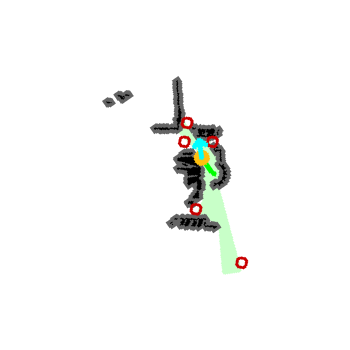
#> input picture _topdownmappp.png, 350 x 350 px
$ python grid.py
#> lines starting #> are read from the running program, lines starting #| are printed output that depends on the picture
from PIL import Image, ImageDraw, ImageFont

def draw_grid_numbers(image_path, output_path, grid_size=(32, 32)):
    """
    Draw grid numbers on an image without drawing the grid lines.

    Args:
        image_path (str): Path to the input image.
        output_path (str): Path to save the output image.
        grid_size (tuple): Size of the grid (rows, columns). Default is (32, 32).
    """
#> called with image_path = '_topdownmappp.png', output_path = '_topdownmappp_num.png', grid_size = (10, 10)
    # Load the image
    image = Image.open(image_path)
#> image is the input picture: PIL image 350x350 RGB; mean R, G, B 247.9, 248.4, 247.2
    width, height = image.size
#> width = 350; height = 350

    # Calculate the size of each grid cell
    cell_width = width // grid_size[0]
#> cell_width = 35
    cell_height = height // grid_size[1]
#> cell_height = 35

    # Create a draw object
    draw = ImageDraw.Draw(image)

    # Load a font (you can change the font path if needed)
    try:
        font = ImageFont.truetype("arial.ttf", size=20)  # Use a system font
    except IOError:
        font = ImageFont.load_default()  # Fallback to default font

    # Loop through each grid cell and write the number
    for i in range(grid_size[0]):
        for j in range(grid_size[1]):
            # Calculate the top-left corner of the grid cell
            x = j * cell_width
            y = i * cell_height

            # Calculate the grid number (1D index)
            grid_number = i * grid_size[1] + j + 1

            # Draw the grid number at the center of the cell
            text = str(grid_number)
            # Use textbbox to get the bounding box of the text
            bbox = font.getbbox(text)
            text_width = bbox[2] - bbox[0]  # Width of the text
            text_height = bbox[3] - bbox[1]  # Height of the text

            # Calculate the position to center the text
            text_x = x + (cell_width - text_width) // 2
            text_y = y + (cell_height - text_height) // 2

            # Draw the text on the image
            draw.text((text_x, text_y), text, fill="red", font=font)

    # Save the modified image
    image.save(output_path)
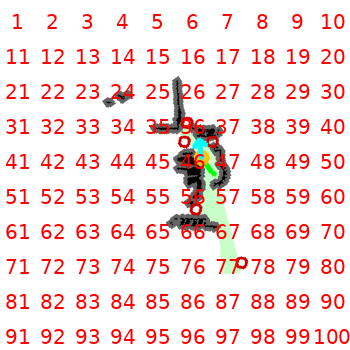
#> saved as _topdownmappp_num.png: PIL image 350x350 RGB; mean R, G, B 248.7, 224.1, 223.1
    print(f"Image with grid numbers saved to {output_path}")


# Example usage
if __name__ == "__main__":
    input_image_path = "_topdownmappp.png"  # Replace with your image path
    output_image_path = "_topdownmappp_num.png"  # Replace with your desired output path

    # Draw grid numbers on the image
    draw_grid_numbers(input_image_path, output_image_path, grid_size=(10,10))

$ run again, with _obstaclemappppp.png copied over _topdownmappp.png
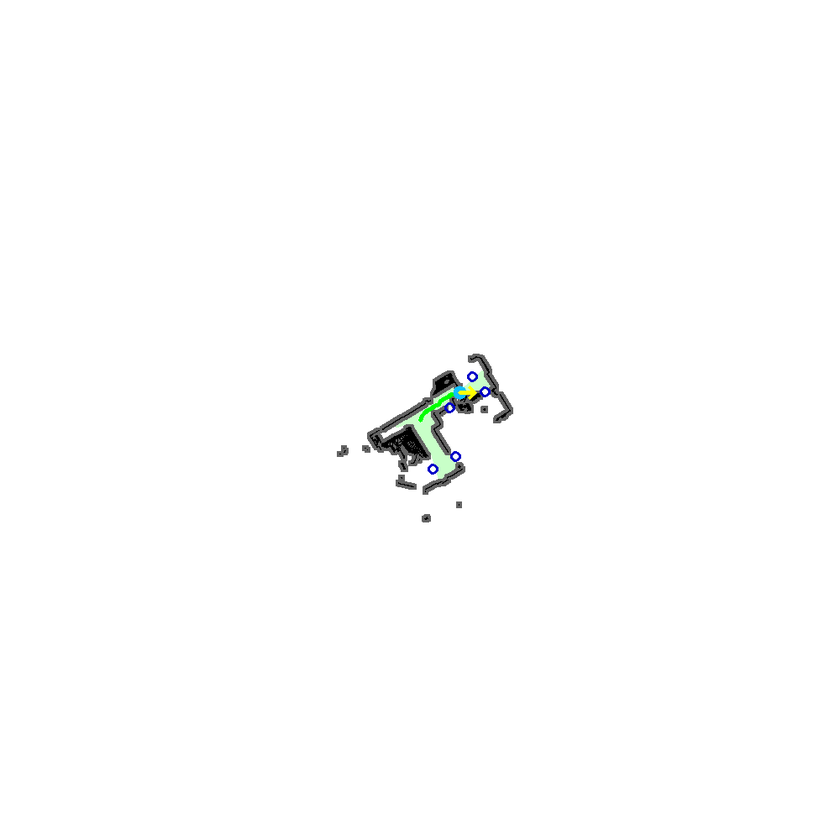
#> input picture _obstaclemappppp.png, 840 x 840 px, shrunk from 1000 x 1000 before the run
#> in draw_grid_numbers, image is the input picture: PIL image 840x840 RGB; mean R, G, B 253.3, 253.5, 253.4
#> in draw_grid_numbers, `image.save(output_path)`:
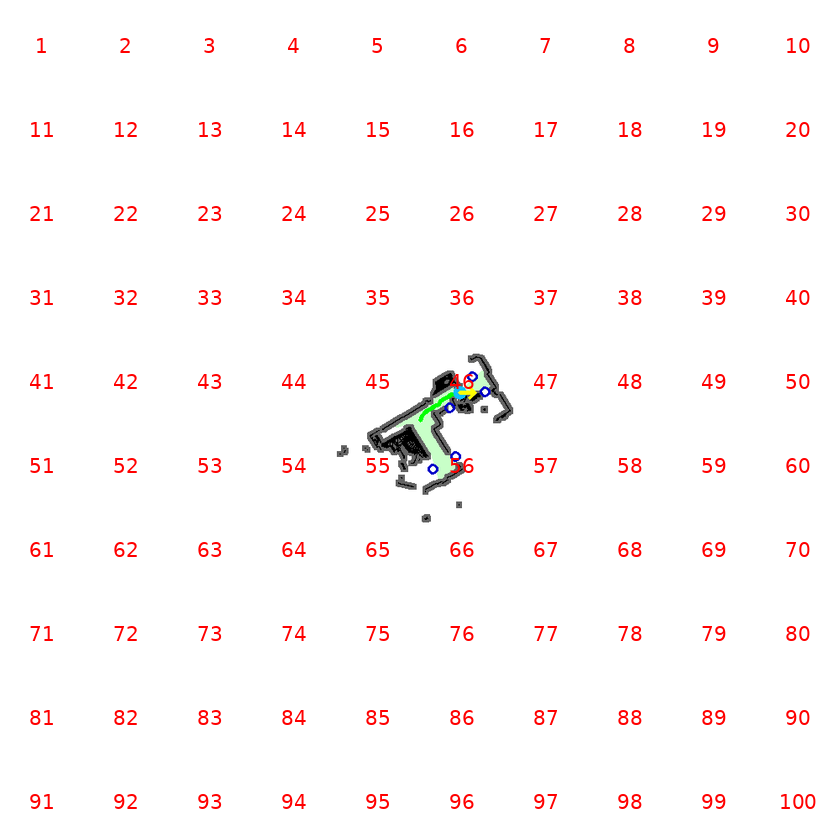
#> saved as _topdownmappp_num.png: PIL image 840x840 RGB; mean R, G, B 253.4, 249.2, 249.1
